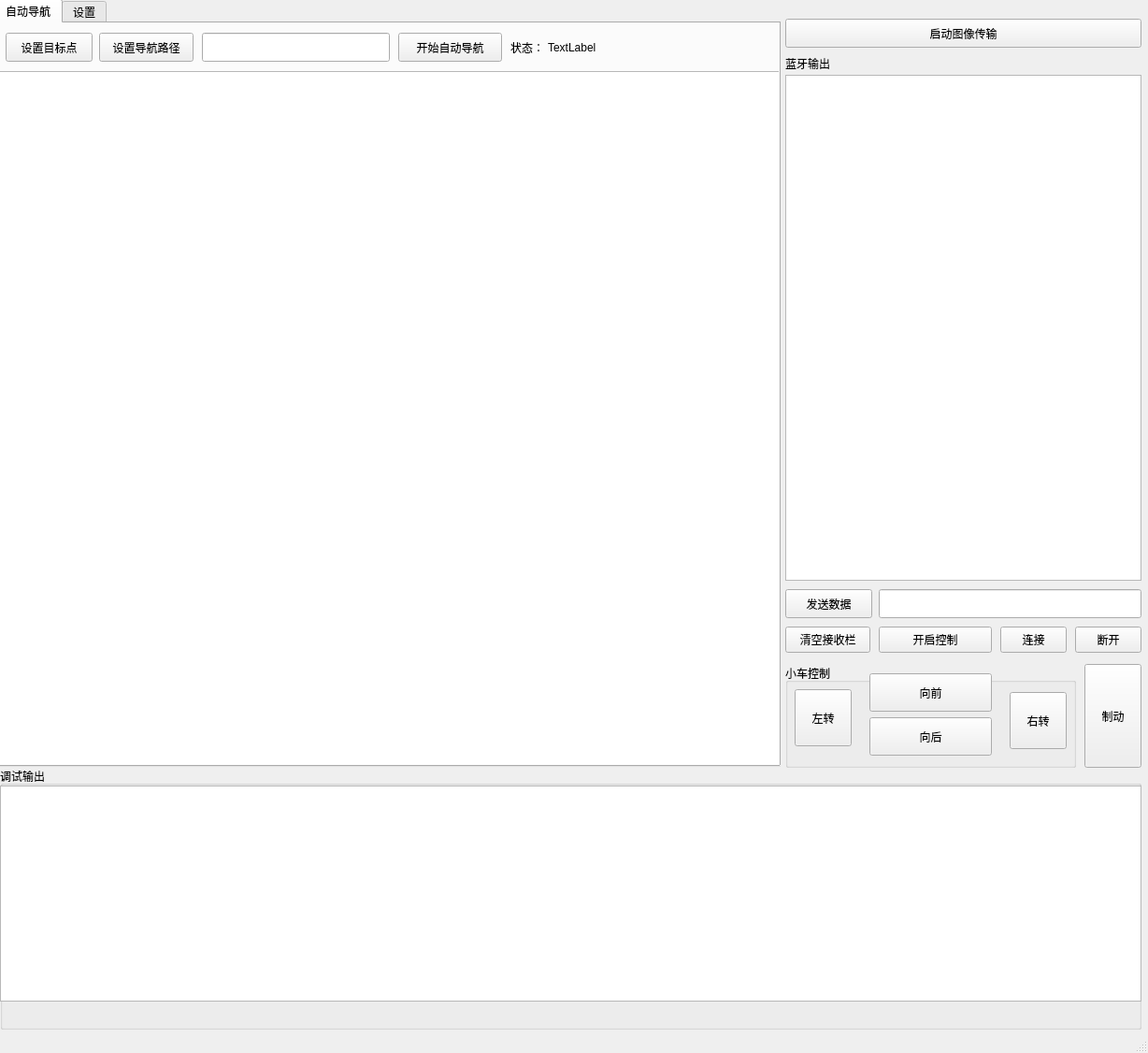
<?xml version="1.0" encoding="UTF-8"?>
<ui version="4.0">
 <class>MainWindow</class>
 <widget class="QMainWindow" name="MainWindow">
  <property name="geometry">
   <rect>
    <x>0</x>
    <y>0</y>
    <width>1228</width>
    <height>1126</height>
   </rect>
  </property>
  <property name="windowTitle">
   <string>AutoPilot</string>
  </property>
  <widget class="QWidget" name="centralwidget">
   <widget class="QTabWidget" name="tabWidget">
    <property name="geometry">
     <rect>
      <x>-6</x>
      <y>-1</y>
      <width>841</width>
      <height>821</height>
     </rect>
    </property>
    <property name="currentIndex">
     <number>0</number>
    </property>
    <widget class="QWidget" name="TabAutoPilot">
     <attribute name="title">
      <string>自动导航</string>
     </attribute>
     <widget class="QGraphicsView" name="ViewNavigation">
      <property name="geometry">
       <rect>
        <x>0</x>
        <y>51</y>
        <width>841</width>
        <height>751</height>
       </rect>
      </property>
      <property name="dragMode">
       <enum>QGraphicsView::ScrollHandDrag</enum>
      </property>
     </widget>
     <widget class="QPushButton" name="pushButton">
      <property name="geometry">
       <rect>
        <x>10</x>
        <y>10</y>
        <width>93</width>
        <height>31</height>
       </rect>
      </property>
      <property name="text">
       <string>设置目标点</string>
      </property>
     </widget>
     <widget class="QPushButton" name="pushButton_2">
      <property name="geometry">
       <rect>
        <x>430</x>
        <y>10</y>
        <width>111</width>
        <height>31</height>
       </rect>
      </property>
      <property name="text">
       <string>开始自动导航</string>
      </property>
     </widget>
     <widget class="QPushButton" name="pushButton_3">
      <property name="geometry">
       <rect>
        <x>110</x>
        <y>10</y>
        <width>101</width>
        <height>31</height>
       </rect>
      </property>
      <property name="text">
       <string>设置导航路径</string>
      </property>
     </widget>
     <widget class="QLineEdit" name="lineEdit">
      <property name="geometry">
       <rect>
        <x>220</x>
        <y>10</y>
        <width>201</width>
        <height>31</height>
       </rect>
      </property>
     </widget>
     <widget class="QLabel" name="label_4">
      <property name="geometry">
       <rect>
        <x>550</x>
        <y>10</y>
        <width>41</width>
        <height>31</height>
       </rect>
      </property>
      <property name="text">
       <string>状态：</string>
      </property>
     </widget>
     <widget class="QLabel" name="label_7">
      <property name="geometry">
       <rect>
        <x>590</x>
        <y>10</y>
        <width>241</width>
        <height>31</height>
       </rect>
      </property>
      <property name="text">
       <string>TextLabel</string>
      </property>
     </widget>
    </widget>
    <widget class="QWidget" name="TabSettings">
     <attribute name="title">
      <string>设置</string>
     </attribute>
     <widget class="QGroupBox" name="groupBox">
      <property name="geometry">
       <rect>
        <x>20</x>
        <y>410</y>
        <width>291</width>
        <height>151</height>
       </rect>
      </property>
      <property name="title">
       <string>小车蓝牙设置</string>
      </property>
      <widget class="QLabel" name="label">
       <property name="geometry">
        <rect>
         <x>10</x>
         <y>30</y>
         <width>72</width>
         <height>21</height>
        </rect>
       </property>
       <property name="text">
        <string>蓝牙串口：</string>
       </property>
      </widget>
      <widget class="QLineEdit" name="EditCOM">
       <property name="geometry">
        <rect>
         <x>160</x>
         <y>30</y>
         <width>121</width>
         <height>21</height>
        </rect>
       </property>
       <property name="text">
        <string>6</string>
       </property>
      </widget>
      <widget class="QLabel" name="label_2">
       <property name="geometry">
        <rect>
         <x>10</x>
         <y>70</y>
         <width>72</width>
         <height>15</height>
        </rect>
       </property>
       <property name="text">
        <string>波特率：</string>
       </property>
      </widget>
      <widget class="QLineEdit" name="EditBaudRate">
       <property name="geometry">
        <rect>
         <x>160</x>
         <y>70</y>
         <width>121</width>
         <height>21</height>
        </rect>
       </property>
       <property name="text">
        <string>9600</string>
       </property>
      </widget>
      <widget class="QLabel" name="label_3">
       <property name="geometry">
        <rect>
         <x>10</x>
         <y>106</y>
         <width>181</width>
         <height>20</height>
        </rect>
       </property>
       <property name="text">
        <string>当前连接状态：</string>
       </property>
      </widget>
      <widget class="QPushButton" name="ButtonCarBlueToothConnect">
       <property name="geometry">
        <rect>
         <x>202</x>
         <y>100</y>
         <width>81</width>
         <height>31</height>
        </rect>
       </property>
       <property name="text">
        <string>连接</string>
       </property>
      </widget>
     </widget>
     <widget class="QGroupBox" name="groupBox_2">
      <property name="geometry">
       <rect>
        <x>320</x>
        <y>10</y>
        <width>281</width>
        <height>391</height>
       </rect>
      </property>
      <property name="title">
       <string>图像识别</string>
      </property>
      <widget class="QLabel" name="label_5">
       <property name="geometry">
        <rect>
         <x>10</x>
         <y>30</y>
         <width>72</width>
         <height>31</height>
        </rect>
       </property>
       <property name="text">
        <string>匹配测试：</string>
       </property>
      </widget>
      <widget class="QPushButton" name="ButtonSURFTest">
       <property name="geometry">
        <rect>
         <x>140</x>
         <y>30</y>
         <width>131</width>
         <height>31</height>
        </rect>
       </property>
       <property name="text">
        <string>SURF样例测试</string>
       </property>
      </widget>
      <widget class="QLabel" name="label_6">
       <property name="geometry">
        <rect>
         <x>10</x>
         <y>70</y>
         <width>111</width>
         <height>31</height>
        </rect>
       </property>
       <property name="text">
        <string>样例存储路径：</string>
       </property>
      </widget>
      <widget class="QPushButton" name="ButtonChooseDataPath">
       <property name="geometry">
        <rect>
         <x>190</x>
         <y>70</y>
         <width>81</width>
         <height>28</height>
        </rect>
       </property>
       <property name="text">
        <string>选择...</string>
       </property>
      </widget>
      <widget class="QLabel" name="label_9">
       <property name="geometry">
        <rect>
         <x>10</x>
         <y>110</y>
         <width>101</width>
         <height>21</height>
        </rect>
       </property>
       <property name="text">
        <string>缓冲区路径：</string>
       </property>
      </widget>
      <widget class="QPushButton" name="ButtonChooseCacheFolder">
       <property name="geometry">
        <rect>
         <x>192</x>
         <y>110</y>
         <width>81</width>
         <height>28</height>
        </rect>
       </property>
       <property name="text">
        <string>选择...</string>
       </property>
      </widget>
      <widget class="QPushButton" name="ButtonClearCache">
       <property name="geometry">
        <rect>
         <x>10</x>
         <y>150</y>
         <width>121</width>
         <height>28</height>
        </rect>
       </property>
       <property name="text">
        <string>清空缓冲区</string>
       </property>
      </widget>
      <widget class="QPushButton" name="ButtonOpenCacheFolder">
       <property name="geometry">
        <rect>
         <x>140</x>
         <y>150</y>
         <width>131</width>
         <height>28</height>
        </rect>
       </property>
       <property name="text">
        <string>打开缓冲区文件夹</string>
       </property>
      </widget>
      <widget class="QRadioButton" name="RadioConvertToBW">
       <property name="geometry">
        <rect>
         <x>10</x>
         <y>310</y>
         <width>221</width>
         <height>19</height>
        </rect>
       </property>
       <property name="text">
        <string>转换成黑白图片以加速计算</string>
       </property>
      </widget>
      <widget class="QLabel" name="label_11">
       <property name="geometry">
        <rect>
         <x>10</x>
         <y>190</y>
         <width>141</width>
         <height>16</height>
        </rect>
       </property>
       <property name="text">
        <string>摄像头每秒采样数：</string>
       </property>
      </widget>
      <widget class="QLineEdit" name="EditCameraSamplingFrequency">
       <property name="geometry">
        <rect>
         <x>220</x>
         <y>190</y>
         <width>51</width>
         <height>21</height>
        </rect>
       </property>
      </widget>
      <widget class="QLabel" name="label_12">
       <property name="geometry">
        <rect>
         <x>10</x>
         <y>230</y>
         <width>131</width>
         <height>16</height>
        </rect>
       </property>
       <property name="text">
        <string>图像压缩后宽度：</string>
       </property>
      </widget>
      <widget class="QLineEdit" name="EditCompressedWidth">
       <property name="geometry">
        <rect>
         <x>170</x>
         <y>230</y>
         <width>101</width>
         <height>21</height>
        </rect>
       </property>
      </widget>
      <widget class="QLabel" name="label_13">
       <property name="geometry">
        <rect>
         <x>10</x>
         <y>270</y>
         <width>121</width>
         <height>16</height>
        </rect>
       </property>
       <property name="text">
        <string>图像压缩后宽度：</string>
       </property>
      </widget>
      <widget class="QLineEdit" name="EditCompressedHeight">
       <property name="geometry">
        <rect>
         <x>170</x>
         <y>270</y>
         <width>101</width>
         <height>21</height>
        </rect>
       </property>
      </widget>
      <widget class="QPushButton" name="ButtonCVUpdate">
       <property name="geometry">
        <rect>
         <x>10</x>
         <y>340</y>
         <width>261</width>
         <height>28</height>
        </rect>
       </property>
       <property name="text">
        <string>更新数据</string>
       </property>
      </widget>
     </widget>
     <widget class="QGroupBox" name="groupBox_4">
      <property name="geometry">
       <rect>
        <x>20</x>
        <y>10</y>
        <width>291</width>
        <height>151</height>
       </rect>
      </property>
      <property name="title">
       <string>小车控制</string>
      </property>
      <widget class="QLabel" name="label_8">
       <property name="geometry">
        <rect>
         <x>10</x>
         <y>30</y>
         <width>121</width>
         <height>21</height>
        </rect>
       </property>
       <property name="text">
        <string>单位旋转角度：</string>
       </property>
      </widget>
      <widget class="QLineEdit" name="EditRotateAngle">
       <property name="geometry">
        <rect>
         <x>160</x>
         <y>30</y>
         <width>121</width>
         <height>21</height>
        </rect>
       </property>
      </widget>
      <widget class="QLabel" name="label_10">
       <property name="geometry">
        <rect>
         <x>10</x>
         <y>70</y>
         <width>121</width>
         <height>20</height>
        </rect>
       </property>
       <property name="text">
        <string>单位前进速度：</string>
       </property>
      </widget>
      <widget class="QLineEdit" name="EditMoveSpeed">
       <property name="geometry">
        <rect>
         <x>160</x>
         <y>70</y>
         <width>121</width>
         <height>21</height>
        </rect>
       </property>
      </widget>
      <widget class="QPushButton" name="ButtonCarControlUpDate">
       <property name="geometry">
        <rect>
         <x>10</x>
         <y>110</y>
         <width>271</width>
         <height>28</height>
        </rect>
       </property>
       <property name="text">
        <string>更新数据</string>
       </property>
      </widget>
     </widget>
     <widget class="QPushButton" name="ButtonFlushSettings">
      <property name="geometry">
       <rect>
        <x>320</x>
        <y>470</y>
        <width>281</width>
        <height>28</height>
       </rect>
      </property>
      <property name="text">
       <string>将所有数据存储到配置文件</string>
      </property>
     </widget>
     <widget class="QPushButton" name="ButtonFlushUI">
      <property name="geometry">
       <rect>
        <x>320</x>
        <y>510</y>
        <width>281</width>
        <height>28</height>
       </rect>
      </property>
      <property name="text">
       <string>还原数据为默认值</string>
      </property>
     </widget>
     <widget class="QGroupBox" name="groupBox_5">
      <property name="geometry">
       <rect>
        <x>20</x>
        <y>170</y>
        <width>291</width>
        <height>231</height>
       </rect>
      </property>
      <property name="title">
       <string>自动导航</string>
      </property>
      <widget class="QLabel" name="label_14">
       <property name="geometry">
        <rect>
         <x>20</x>
         <y>30</y>
         <width>111</width>
         <height>31</height>
        </rect>
       </property>
       <property name="text">
        <string>地图存储路径：</string>
       </property>
      </widget>
      <widget class="QPushButton" name="ButtonChooseMapFolder">
       <property name="geometry">
        <rect>
         <x>160</x>
         <y>30</y>
         <width>121</width>
         <height>28</height>
        </rect>
       </property>
       <property name="text">
        <string>选择...</string>
       </property>
      </widget>
      <widget class="QPushButton" name="ButtonLoadTestMap">
       <property name="geometry">
        <rect>
         <x>20</x>
         <y>70</y>
         <width>261</width>
         <height>28</height>
        </rect>
       </property>
       <property name="text">
        <string>加载测试地图</string>
       </property>
      </widget>
      <widget class="QPushButton" name="ButtonOpenMapConfigFile">
       <property name="geometry">
        <rect>
         <x>20</x>
         <y>110</y>
         <width>261</width>
         <height>28</height>
        </rect>
       </property>
       <property name="text">
        <string>打开地图配置文件</string>
       </property>
      </widget>
      <widget class="QRadioButton" name="RadioLoadTestMapOnStart">
       <property name="geometry">
        <rect>
         <x>20</x>
         <y>150</y>
         <width>231</width>
         <height>19</height>
        </rect>
       </property>
       <property name="text">
        <string>开始时加载测试地图</string>
       </property>
      </widget>
      <widget class="QPushButton" name="ButtonAutoPilotUpdate">
       <property name="geometry">
        <rect>
         <x>20</x>
         <y>180</y>
         <width>261</width>
         <height>28</height>
        </rect>
       </property>
       <property name="text">
        <string>更新数据</string>
       </property>
      </widget>
     </widget>
     <widget class="QGroupBox" name="groupBox_6">
      <property name="geometry">
       <rect>
        <x>20</x>
        <y>570</y>
        <width>291</width>
        <height>151</height>
       </rect>
      </property>
      <property name="title">
       <string>蓝牙串口显示</string>
      </property>
      <widget class="QLabel" name="label_15">
       <property name="geometry">
        <rect>
         <x>10</x>
         <y>30</y>
         <width>91</width>
         <height>21</height>
        </rect>
       </property>
       <property name="text">
        <string>缓冲区大小：</string>
       </property>
      </widget>
      <widget class="QLineEdit" name="EditBufferSize">
       <property name="geometry">
        <rect>
         <x>142</x>
         <y>30</y>
         <width>141</width>
         <height>21</height>
        </rect>
       </property>
      </widget>
      <widget class="QLabel" name="label_16">
       <property name="geometry">
        <rect>
         <x>10</x>
         <y>70</y>
         <width>72</width>
         <height>15</height>
        </rect>
       </property>
       <property name="text">
        <string>刷新频率：</string>
       </property>
      </widget>
      <widget class="QLineEdit" name="EditBufferUpdateFrequency">
       <property name="geometry">
        <rect>
         <x>160</x>
         <y>70</y>
         <width>121</width>
         <height>21</height>
        </rect>
       </property>
       <property name="text">
        <string>115200</string>
       </property>
      </widget>
      <widget class="QPushButton" name="ButtonBlueToothSerialUpdate">
       <property name="geometry">
        <rect>
         <x>10</x>
         <y>110</y>
         <width>271</width>
         <height>28</height>
        </rect>
       </property>
       <property name="text">
        <string>更新数据</string>
       </property>
      </widget>
     </widget>
     <widget class="QPushButton" name="ButtonChooseSettingsPath">
      <property name="geometry">
       <rect>
        <x>320</x>
        <y>430</y>
        <width>281</width>
        <height>28</height>
       </rect>
      </property>
      <property name="text">
       <string>选择配置文件路径</string>
      </property>
     </widget>
    </widget>
   </widget>
   <widget class="QPushButton" name="ButtonStartVideoTransportation">
    <property name="geometry">
     <rect>
      <x>840</x>
      <y>20</y>
      <width>381</width>
      <height>31</height>
     </rect>
    </property>
    <property name="text">
     <string>启动图像传输</string>
    </property>
   </widget>
   <widget class="QTextBrowser" name="BrowserBuffer">
    <property name="geometry">
     <rect>
      <x>840</x>
      <y>80</y>
      <width>381</width>
      <height>541</height>
     </rect>
    </property>
    <property name="font">
     <font>
      <family>Times New Roman</family>
     </font>
    </property>
    <property name="lineWrapMode">
     <enum>QTextEdit::NoWrap</enum>
    </property>
    <property name="acceptRichText">
     <bool>false</bool>
    </property>
   </widget>
   <widget class="QPushButton" name="ButtonSendData">
    <property name="geometry">
     <rect>
      <x>840</x>
      <y>630</y>
      <width>93</width>
      <height>31</height>
     </rect>
    </property>
    <property name="text">
     <string>发送数据</string>
    </property>
   </widget>
   <widget class="QLineEdit" name="EditSendData">
    <property name="geometry">
     <rect>
      <x>940</x>
      <y>630</y>
      <width>281</width>
      <height>31</height>
     </rect>
    </property>
   </widget>
   <widget class="QPushButton" name="ButtonClearBuffer">
    <property name="geometry">
     <rect>
      <x>840</x>
      <y>670</y>
      <width>91</width>
      <height>28</height>
     </rect>
    </property>
    <property name="text">
     <string>清空接收栏</string>
    </property>
   </widget>
   <widget class="QPushButton" name="ButtonDisconnectCar">
    <property name="geometry">
     <rect>
      <x>1150</x>
      <y>670</y>
      <width>71</width>
      <height>28</height>
     </rect>
    </property>
    <property name="text">
     <string>断开</string>
    </property>
   </widget>
   <widget class="QPushButton" name="ButtonConnectCar">
    <property name="geometry">
     <rect>
      <x>1070</x>
      <y>670</y>
      <width>71</width>
      <height>28</height>
     </rect>
    </property>
    <property name="text">
     <string>连接</string>
    </property>
   </widget>
   <widget class="QGroupBox" name="groupBox_3">
    <property name="geometry">
     <rect>
      <x>840</x>
      <y>710</y>
      <width>311</width>
      <height>111</height>
     </rect>
    </property>
    <property name="title">
     <string>小车控制</string>
    </property>
    <widget class="QPushButton" name="ButtonForward">
     <property name="geometry">
      <rect>
       <x>90</x>
       <y>10</y>
       <width>131</width>
       <height>41</height>
      </rect>
     </property>
     <property name="text">
      <string>向前</string>
     </property>
    </widget>
    <widget class="QPushButton" name="ButtonBackward">
     <property name="geometry">
      <rect>
       <x>90</x>
       <y>57</y>
       <width>131</width>
       <height>41</height>
      </rect>
     </property>
     <property name="text">
      <string>向后</string>
     </property>
    </widget>
    <widget class="QPushButton" name="ButttonTurnRight">
     <property name="geometry">
      <rect>
       <x>240</x>
       <y>30</y>
       <width>61</width>
       <height>61</height>
      </rect>
     </property>
     <property name="text">
      <string>右转</string>
     </property>
    </widget>
    <widget class="QPushButton" name="ButtonTurnLeft">
     <property name="geometry">
      <rect>
       <x>10</x>
       <y>27</y>
       <width>61</width>
       <height>61</height>
      </rect>
     </property>
     <property name="text">
      <string>左转</string>
     </property>
    </widget>
   </widget>
   <widget class="QPushButton" name="ButtonStop">
    <property name="geometry">
     <rect>
      <x>1160</x>
      <y>710</y>
      <width>61</width>
      <height>111</height>
     </rect>
    </property>
    <property name="text">
     <string>制动</string>
    </property>
   </widget>
   <widget class="QPushButton" name="ButtonStartControl">
    <property name="geometry">
     <rect>
      <x>940</x>
      <y>670</y>
      <width>121</width>
      <height>28</height>
     </rect>
    </property>
    <property name="text">
     <string>开启控制</string>
    </property>
   </widget>
   <widget class="QGroupBox" name="groupBox_7">
    <property name="geometry">
     <rect>
      <x>0</x>
      <y>820</y>
      <width>1221</width>
      <height>281</height>
     </rect>
    </property>
    <property name="title">
     <string>调试输出</string>
    </property>
    <widget class="QTextBrowser" name="textBrowser">
     <property name="geometry">
      <rect>
       <x>0</x>
       <y>20</y>
       <width>1221</width>
       <height>231</height>
      </rect>
     </property>
    </widget>
   </widget>
   <widget class="QLabel" name="label_17">
    <property name="geometry">
     <rect>
      <x>840</x>
      <y>60</y>
      <width>71</width>
      <height>16</height>
     </rect>
    </property>
    <property name="text">
     <string>蓝牙输出</string>
    </property>
   </widget>
  </widget>
  <widget class="QMenuBar" name="menubar">
   <property name="geometry">
    <rect>
     <x>0</x>
     <y>0</y>
     <width>1228</width>
     <height>26</height>
    </rect>
   </property>
  </widget>
  <widget class="QStatusBar" name="statusbar"/>
 </widget>
 <resources/>
 <connections/>
</ui>
